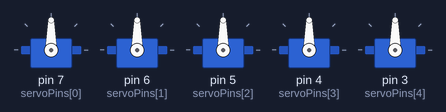
This sketch was run on a simulated Arduino Uno, built with avr-gcc and run on an emulated ATmega328P. On the bench: 5 × servo. What the sketch prints to the serial monitor is not drawn.

Above: at 0.1 s.
At 2.16 s:
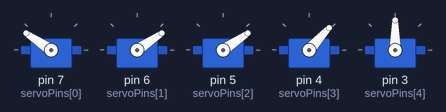
At 6.58 s:
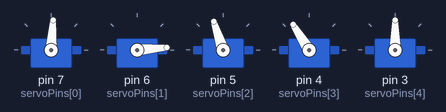
At 10.66 s:
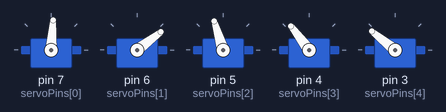
At 16.07 s:
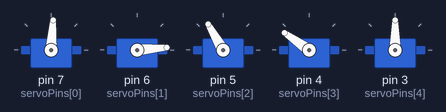
At 34.8 s:
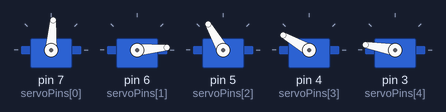
Timing chart, 0 to 40.0 s (numbered marks = the images above):
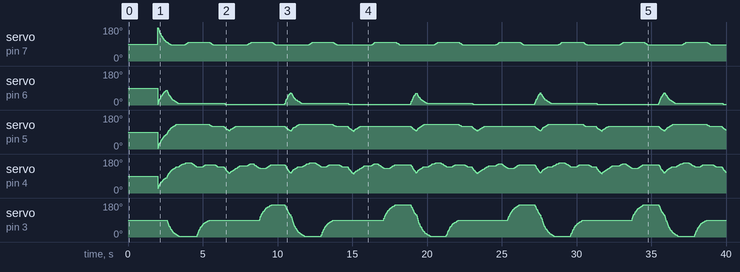

The sketch:

mini_actions_group.ino
```cpp
#include <Servo.h> //导入舵机库(import servo library)
#include "mini_servo.h" //导入动作组控制库(import action group control library)
#include <EEPROM.h>

#define EEPROM_START_FLAG "HIWONDER"
#define EEPROM_ACTION_NUM_ADDR 16u   /* 存放动作组内的动作个数(the number of actions in the action group to be saved) */
#define EEPROM_ACTION_START_ADDR 32u /* 动作组的起始地址(the start address of the action group) */
#define EEPROM_ACTION_UNIT_LENGTH 6u /* 动作组的单个动作字节长度(the byte length of a single action in the action group) */

#define EEPROM_SERVO_OFFSET_START_ADDR 0u
#define EEPROM_SERVO_OFFSET_DATA_ADDR 16u
#define EEPROM_SERVO_OFFSET_LEN 6u

/* 引脚定义(define pins) */
const static uint8_t servoPins[5] = { 7, 6, 5, 4, 3};//舵机引脚定义(define servo pins)

static uint8_t eeprom_read_buf[16];

//动作组控制对象(action group control object)
HW_ACTION_CTL action_ctl;
//舵机控制对象(servo control object)
Servo servos[5];

const uint8_t limt_angles[5][2] = {{0,95},{0,180},{0,180},{25,180},{0,180}}; /* 各个关节角度的限制(angle limit for each angle) */

static int8_t servo_offset[6] = { 0 , 0 , 0 , 0 , 0 , 0 };
static uint8_t servo_expect[6];
static uint8_t servo_angles[5] = { 0,0,0,0,90 };  /* 舵机实际控制的角度数值(the acual angle values for servo contorl) */

static void servo_control(void); /* 舵机控制(servo control) */
void user_task(void);

void setup() {
  // put your setup code here, to run once:
  Serial.begin(115200);
  // 设置串行端口读取数据的超时时间(set the timeout for serial port reading data)
  Serial.setTimeout(500);

  // 绑定舵机IO口(bind servo IO pin)
  for (int i = 0; i < 5; ++i) {
    servos[i].attach(servoPins[i]);
  }

  //调用偏差读取(call deviation read)
  read_servo_offset();

  delay(2000);
  Serial.println("start");
}

void loop() {
  // 用户任务(user task)
  user_task();
  // 动作组运动任务(action group running task)
  action_ctl.action_task();
  //舵机控制(servo control)
  servo_control();
}

void user_task(void)
{
  static uint32_t last_tick = 0;
  if (millis() - last_tick < 100) {
    return;
  }
  last_tick = millis();

  static uint32_t step = 0;
  static uint32_t gc = 0;
  static uint32_t gr = 1;

  switch(step)
  {
    case 0:
      //动作组控制(action group control)
      action_ctl.action_set(gc);//执行动作组1(execute action group 1)
      Serial.print("action run.");
      step = 1;
      gc = (gc%2) + 1;
      Serial.print(gc);
      break;
    case 1:
      if(action_ctl.action_state_get() == 0)
      {
        Serial.println("");
        Serial.println("The action group is running successfully!");
        step = 0;
      }else{
        Serial.print(" .");
      }
      break;
  }
}

// 舵机控制任务（不需修改）(servo control task (no need to modify))
void servo_control(void) {
  static uint32_t last_tick = 0;
  if (millis() - last_tick < 20) {
    return;
  }
  last_tick = millis();

  for (int i = 0; i < 5; ++i) {
    servo_expect[i] = action_ctl.extended_func_angles[i] + servo_offset[i];
    if(servo_angles[i] > servo_expect[i])
    {
      servo_angles[i] = servo_angles[i] * 0.95 + servo_expect[i] * 0.05;
      if(servo_angles[i] < servo_expect[i])
        servo_angles[i] = servo_expect[i];
    }else if(servo_angles[i] < servo_expect[i])
    {
      servo_angles[i] = servo_angles[i] * 0.95 + (servo_expect[i] * 0.05 + 1);
      if(servo_angles[i] > servo_expect[i])
        servo_angles[i] = servo_expect[i];
    }

    servo_angles[i] = servo_angles[i] < limt_angles[i][0] ? limt_angles[i][0] : servo_angles[i];
    servo_angles[i] = servo_angles[i] > limt_angles[i][1] ? limt_angles[i][1] : servo_angles[i];
    servos[i].write(i == 0 || i == 5 ? 180 - servo_angles[i] : servo_angles[i]);
  }
}

void read_servo_offset(void){
   // 读取偏差角度(read deviation angle)
  for (int i = 0; i < 16; ++i) {
    eeprom_read_buf[i] = EEPROM.read(EEPROM_SERVO_OFFSET_START_ADDR + i);
  }
  if (strcmp(eeprom_read_buf, EEPROM_START_FLAG) == 0) {
    memset(eeprom_read_buf,  0 , sizeof(eeprom_read_buf));
    Serial.println("read offset");
    for (int i = 0; i < 6; ++i) {
      eeprom_read_buf[i] = EEPROM.read(EEPROM_SERVO_OFFSET_DATA_ADDR + i);
    }
    memcpy(servo_offset , eeprom_read_buf , 6);
    for (int i = 0; i < 6; ++i) {
      Serial.print(servo_offset[i]);
      Serial.print(" ");
    }
    Serial.println("");
  }
}
```

mini_servo.cpp
```cpp
#include "mini_servo.h"

void HW_ACTION_CTL::action_set(int num){
  action_num = num;
}

static int HW_ACTION_CTL::action_state_get(void){
  return action_num;
}

void HW_ACTION_CTL::action_task(void){
  static uint32_t last_tick = 0;
  static uint8_t step = 0;
  static uint8_t num = 0 , delay_count = 0;
  if(action_num != 0 && action_num <= action_count){
    // 间隔时间(time interval)
    if (millis() - last_tick < 100) {
      return;
    }
    last_tick = millis();
    switch(step){
      case 0: //运行动作(run action)
        if(action[action_num-1][num][0] != 0){
          extended_func_angles[0] = action[action_num-1][num][1];
          extended_func_angles[1] = action[action_num-1][num][2];
          extended_func_angles[2] = action[action_num-1][num][3];
          extended_func_angles[3] = action[action_num-1][num][4];
          extended_func_angles[4] = action[action_num-1][num][5];
          step = 1;
        }else{ //若运行完毕(if the running is completed)
          num = 0;
          // 清空动作组变量(clear action group variable)
          action_num = 0;
        }
        break;
      case 1: //等待动作运行(wait for the action to be executed)
        delay_count++;
        if(delay_count > 2){
          num++;
          delay_count = 0;
          step = 0;
        }
        break;
      default:
        step = 0;
        break;
    }
  }
}
```

mini_servo.h
```cpp
#ifndef _HW_ACTION_CTL_
#define _HW_ACTION_CTL_
#include "actions.h"


class HW_ACTION_CTL{
  public:
    uint8_t extended_func_angles[5] = { 90,90,90,90,90 }; /* 二次开发例程使用的角度数值(angle values used for secondary development) */
    //控制执行动作组(control to execute the action group)
    void action_set(int num);
    int action_state_get(void);
    void action_task(void);

  private:
    //动作组控制变量(action group control variable)
    int action_num = 0;
};

#endif //_HW_ACTION_CTL_
```

Source omitted: actions.h (data table, 745 bytes)
